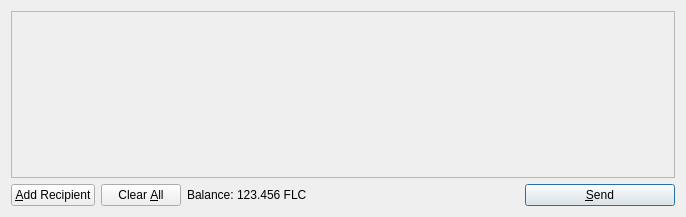
<?xml version="1.0" encoding="UTF-8"?>
<ui version="4.0">
 <class>SendCoinsDialog</class>
 <widget class="QDialog" name="SendCoinsDialog">
  <property name="geometry">
   <rect>
    <x>0</x>
    <y>0</y>
    <width>686</width>
    <height>217</height>
   </rect>
  </property>
  <property name="windowTitle">
   <string>Send Coins</string>
  </property>
  <layout class="QVBoxLayout" name="verticalLayout">
   <item>
    <widget class="QScrollArea" name="scrollArea">
     <property name="widgetResizable">
      <bool>true</bool>
     </property>
     <widget class="QWidget" name="scrollAreaWidgetContents">
      <property name="geometry">
       <rect>
        <x>0</x>
        <y>0</y>
        <width>666</width>
        <height>165</height>
       </rect>
      </property>
      <layout class="QVBoxLayout" name="verticalLayout_2">
       <property name="margin">
        <number>0</number>
       </property>
       <item>
        <layout class="QVBoxLayout" name="entries">
         <property name="spacing">
          <number>6</number>
         </property>
        </layout>
       </item>
       <item>
        <spacer name="verticalSpacer">
         <property name="orientation">
          <enum>Qt::Vertical</enum>
         </property>
         <property name="sizeHint" stdset="0">
          <size>
           <width>20</width>
           <height>40</height>
          </size>
         </property>
        </spacer>
       </item>
      </layout>
     </widget>
    </widget>
   </item>
   <item>
    <layout class="QHBoxLayout" name="horizontalLayout">
     <item>
      <widget class="QPushButton" name="addButton">
       <property name="toolTip">
        <string>Send to multiple recipients at once</string>
       </property>
       <property name="text">
        <string>&amp;Add Recipient</string>
       </property>
       <property name="icon">
        <iconset resource="../bitcoin.qrc">
         <normaloff>:/icons/add</normaloff>:/icons/add</iconset>
       </property>
       <property name="autoDefault">
        <bool>false</bool>
       </property>
      </widget>
     </item>
     <item>
      <widget class="QPushButton" name="clearButton">
       <property name="sizePolicy">
        <sizepolicy hsizetype="Minimum" vsizetype="Fixed">
         <horstretch>0</horstretch>
         <verstretch>0</verstretch>
        </sizepolicy>
       </property>
       <property name="toolTip">
        <string>Remove all transaction fields</string>
       </property>
       <property name="text">
        <string>Clear &amp;All</string>
       </property>
       <property name="icon">
        <iconset resource="../bitcoin.qrc">
         <normaloff>:/icons/remove</normaloff>:/icons/remove</iconset>
       </property>
       <property name="autoRepeatDelay">
        <number>300</number>
       </property>
       <property name="autoDefault">
        <bool>false</bool>
       </property>
      </widget>
     </item>
     <item>
      <layout class="QHBoxLayout" name="horizontalLayout_2">
       <property name="spacing">
        <number>3</number>
       </property>
       <item>
        <widget class="QLabel" name="label">
         <property name="text">
          <string>Balance:</string>
         </property>
        </widget>
       </item>
       <item>
        <widget class="QLabel" name="labelBalance">
         <property name="cursor">
          <cursorShape>IBeamCursor</cursorShape>
         </property>
         <property name="text">
          <string>123.456 FLC</string>
         </property>
         <property name="textInteractionFlags">
          <set>Qt::LinksAccessibleByMouse|Qt::TextSelectableByKeyboard|Qt::TextSelectableByMouse</set>
         </property>
        </widget>
       </item>
      </layout>
     </item>
     <item>
      <spacer name="horizontalSpacer">
       <property name="orientation">
        <enum>Qt::Horizontal</enum>
       </property>
       <property name="sizeHint" stdset="0">
        <size>
         <width>40</width>
         <height>20</height>
        </size>
       </property>
      </spacer>
     </item>
     <item>
      <widget class="QPushButton" name="sendButton">
       <property name="minimumSize">
        <size>
         <width>150</width>
         <height>0</height>
        </size>
       </property>
       <property name="toolTip">
        <string>Confirm the send action</string>
       </property>
       <property name="text">
        <string>&amp;Send</string>
       </property>
       <property name="icon">
        <iconset resource="../bitcoin.qrc">
         <normaloff>:/icons/send</normaloff>:/icons/send</iconset>
       </property>
       <property name="default">
        <bool>true</bool>
       </property>
      </widget>
     </item>
    </layout>
   </item>
  </layout>
 </widget>
 <resources>
  <include location="../bitcoin.qrc"/>
 </resources>
 <connections/>
</ui>
